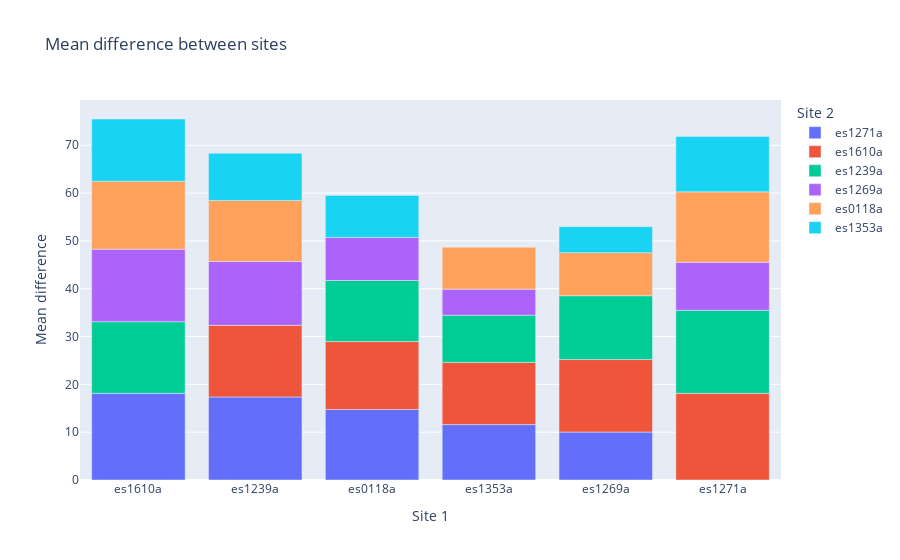

The cell this chart's notebook holds for it:
### Code cell
def calculate_mean_diff(site_id_1, site_id_2):
    return abs(df_spain.pivot(index='date', columns='site_id', values=['pm10'])['pm10'][site_id_1] - df_spain.pivot(index='date', columns='site_id', values=['pm10'])['pm10'][site_id_2]).mean()

l = df_spain.site_id.unique()
means = []
for li in l:
    for lj in l:
        if li != lj:
            means.append((calculate_mean_diff(li, lj), li, lj))

fig = px.bar(pd.DataFrame(means,
                          columns=['mean', 'site_id_1', 'site_id_2']).sort_values(by='mean', ascending=False),
                          x='site_id_1', 
                          labels={'site_id_1':'Site 1', 'site_id_2':'Site 2', 'mean':'Mean difference'},
                          y='mean', 
                          color='site_id_2', 
                          title='Mean difference between sites')
fig.show()

### Figure 1 — Plotly figure (JSON) as saved in the notebook; plotly's stock layout.template omitted (floating-point values rounded to 4 significant figures)
{"data": [{"alignmentgroup": "True", "hovertemplate": "Site 2=es1271a<br>Site 1=%{x}<br>Mean difference=%{y}<extra></extra>", "legendgroup": "es1271a", "marker": {"color": "#636efa", "pattern": {"shape": ""}}, "name": "es1271a", "offsetgroup": "es1271a", "orientation": "v", "showlegend": true, "textposition": "auto", "type": "bar", "x": ["es1610a", "es1239a", "es0118a", "es1353a", "es1269a"], "xaxis": "x", "y": [18.12, 17.37, 14.74, 11.59, 10.03], "yaxis": "y"}, {"alignmentgroup": "True", "hovertemplate": "Site 2=es1610a<br>Site 1=%{x}<br>Mean difference=%{y}<extra></extra>", "legendgroup": "es1610a", "marker": {"color": "#EF553B", "pattern": {"shape": ""}}, "name": "es1610a", "offsetgroup": "es1610a", "orientation": "v", "showlegend": true, "textposition": "auto", "type": "bar", "x": ["es1271a", "es1269a", "es1239a", "es0118a", "es1353a"], "xaxis": "x", "y": [18.12, 15.16, 14.99, 14.22, 13.01], "yaxis": "y"}, {"alignmentgroup": "True", "hovertemplate": "Site 2=es1239a<br>Site 1=%{x}<br>Mean difference=%{y}<extra></extra>", "legendgroup": "es1239a", "marker": {"color": "#00cc96", "pattern": {"shape": ""}}, "name": "es1239a", "offsetgroup": "es1239a", "orientation": "v", "showlegend": true, "textposition": "auto", "type": "bar", "x": ["es1271a", "es1610a", "es1269a", "es0118a", "es1353a"], "xaxis": "x", "y": [17.37, 14.99, 13.35, 12.76, 9.876], "yaxis": "y"}, {"alignmentgroup": "True", "hovertemplate": "Site 2=es1269a<br>Site 1=%{x}<br>Mean difference=%{y}<extra></extra>", "legendgroup": "es1269a", "marker": {"color": "#ab63fa", "pattern": {"shape": ""}}, "name": "es1269a", "offsetgroup": "es1269a", "orientation": "v", "showlegend": true, "textposition": "auto", "type": "bar", "x": ["es1610a", "es1239a", "es1271a", "es0118a", "es1353a"], "xaxis": "x", "y": [15.16, 13.35, 10.03, 9.001, 5.445], "yaxis": "y"}, {"alignmentgroup": "True", "hovertemplate": "Site 2=es0118a<br>Site 1=%{x}<br>Mean difference=%{y}<extra></extra>", "legendgroup": "es0118a", "marker": {"color": "#FFA15A", "pattern": {"shape": ""}}, "name": "es0118a", "offsetgroup": "es0118a", "orientation": "v", "showlegend": true, "textposition": "auto", "type": "bar", "x": ["es1271a", "es1610a", "es1239a", "es1269a", "es1353a"], "xaxis": "x", "y": [14.74, 14.22, 12.76, 9.001, 8.781], "yaxis": "y"}, {"alignmentgroup": "True", "hovertemplate": "Site 2=es1353a<br>Site 1=%{x}<br>Mean difference=%{y}<extra></extra>", "legendgroup": "es1353a", "marker": {"color": "#19d3f3", "pattern": {"shape": ""}}, "name": "es1353a", "offsetgroup": "es1353a", "orientation": "v", "showlegend": true, "textposition": "auto", "type": "bar", "x": ["es1610a", "es1271a", "es1239a", "es0118a", "es1269a"], "xaxis": "x", "y": [13.01, 11.59, 9.876, 8.781, 5.445], "yaxis": "y"}], "layout": {"barmode": "relative", "legend": {"title": {"text": "Site 2"}, "tracegroupgap": 0}, "title": {"text": "Mean difference between sites"}, "xaxis": {"anchor": "y", "domain": [0, 1], "title": {"text": "Site 1"}}, "yaxis": {"anchor": "x", "domain": [0, 1], "title": {"text": "Mean difference"}}}}
